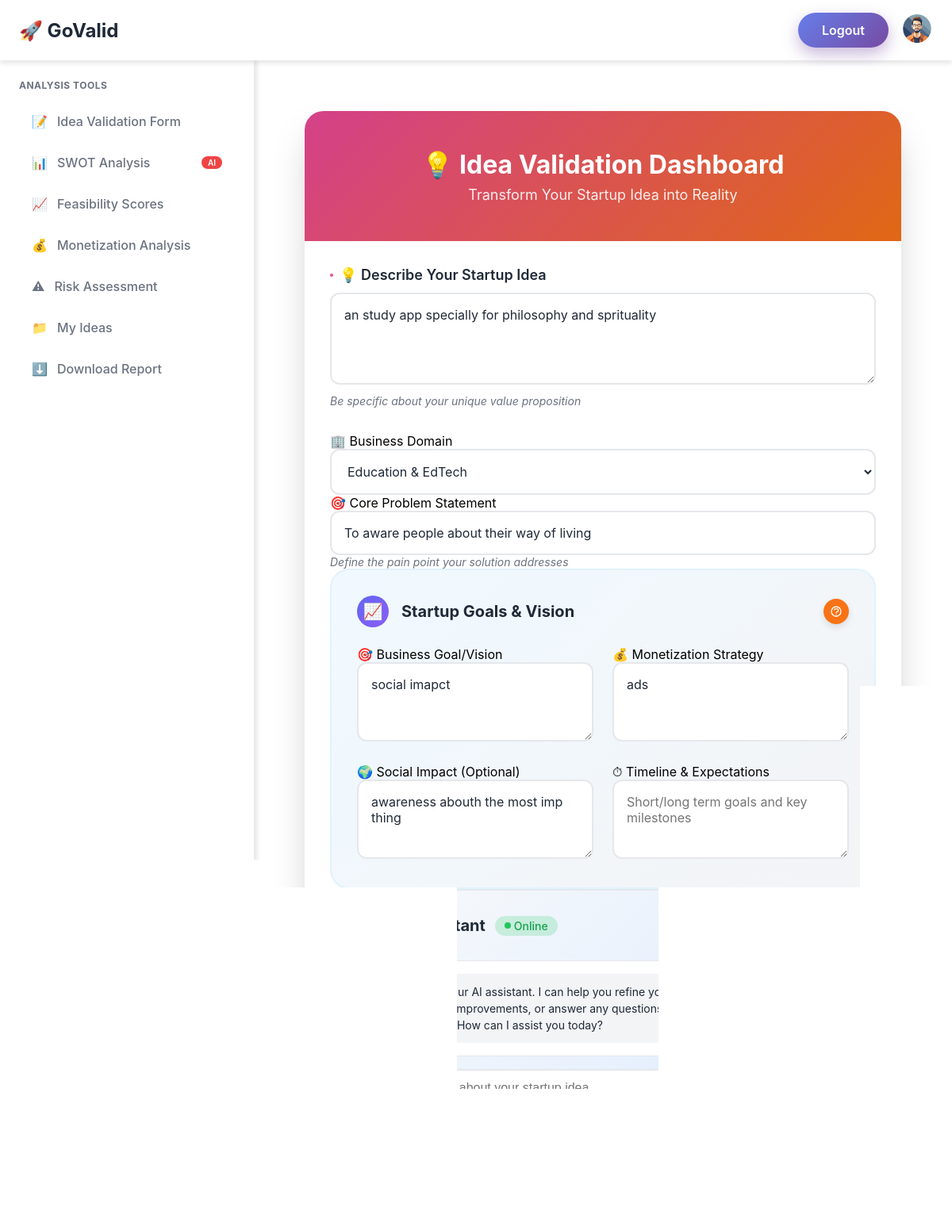
The page /dashboard/update/46/ (signed in) on the database its author committed.
### dashboard/models.py (models this page shows)
class Validate_form(models.Model):
    created_at = models.DateTimeField(auto_now_add=True)  # ✅ keep only this line
    user = models.ForeignKey(User, on_delete=models.CASCADE, null=True)
    startup_idea = models.TextField()
    business_domain = models.CharField(max_length=50, choices=DOMAIN_CHOICES)
    problem_statement = models.TextField()
    business_goal = models.TextField()
    monetization_strategy = models.TextField()
    social_impact = models.TextField()
    timeline = models.TextField()
    feasibility_score = models.CharField(max_length=50, null=True, blank=True)
    feasibility_comment = models.TextField(null=True, blank=True)
    feasibility_level = models.CharField(max_length=50, null=True, blank=True)
    swot_analysis = models.TextField(null=True, blank=True)
    risk_score = models.CharField(max_length=50, null=True, blank=True)
    risk_comment = models.TextField(null=True, blank=True)
    monetization_suggestion = models.TextField(null=True, blank=True)

### dashboard/views.py (the view, shortened to what this page needs)
# urls.py: path('update/<int:id>/', views.update_message, name='update'),
@login_required
def update_message(request, id):
    entry = get_object_or_404(Validate_form, id=id, user=request.user)
    return render(request,"dashboard/update.html",{'entry': entry})

### templates/dashboard/update.html (shortened to what this page needs)
{% extends 'base_dash.html' %}
{% load static %}
{% block head %}
<link rel="stylesheet" href="{% static 'css/dashboard.css' %}">
{% endblock %}
  {% block body %}
        <main class="main-content">
            <div class="content-wrapper">
                <div class="main-card">
                    <div class="hero-header">
                        <div class="hero-content">
                            <h1 class="hero-title">💡 Idea Validation Dashboard</h1>
                            <p class="hero-subtitle">Transform Your Startup Idea into Reality</p>
                        </div>
                    </div>
                    <div class="form-container">
                        <form method="POST">
                            <div class="form-section">
                                <label class="form-label">
                                    <div class="label-dot"></div>
                                    💡 Describe Your Startup Idea
                                </label>
                                <textarea name="startup_idea" class="form-textarea" rows="4" placeholder="Tell us about your innovative startup idea in 3-5 lines. What problem does it solve and how?" required>{{entry.startup_idea }}</textarea>
                                <p class="form-help-text">Be specific about your unique value proposition</p>
                            </div>
                           <div class="space-y-3">
                <label class="field-label">
                    <div class="dot-indicator"></div>🏢 Business Domain
                </label>
                <select name="business_domain" class="form-select" required>
                <option value="edtech" {% if entry.business_domain == "edtech" %}selected{% endif %}>Education & EdTech</option>
                </select>
            </div>
            <div class="space-y-3">
                <label class="field-label">
                    <div class="dot-indicator"></div>🎯 Core Problem Statement
                </label>
                <input type="text" name="problem_statement" value="{{ entry.problem_statement }}" class="form-input" placeholder="What specific problem does your startup solve?" required>
                <p class="helper-text">Define the pain point your solution addresses</p>
            </div>
            <div class="goals-section">
                <div class="goals-header">
                    <div class="goals-title">
                        <div class="goals-icon">📈</div>
                        <h3>Startup Goals & Vision</h3>
                    </div>
                    <button type="button" class="help-button" onclick="showGuide()">
                    </button>
                </div>
                <div class="grid grid-cols-2 space-y-6">
                    <div class="space-y-3">
                        <label class="field-label">
                            <div class="dot-indicator"></div>🎯 Business Goal/Vision
                        </label>
                        <textarea name="business_goal" class="form-textarea" rows="3" placeholder="What's your ultimate business vision?">{{entry.business_goal}}</textarea>
                    </div>
                    <div class="space-y-3">
                        <label class="field-label">
                            <div class="dot-indicator"></div>💰 Monetization Strategy
                        </label>
                        <textarea name="monetization_strategy" class="form-textarea" rows="3" placeholder="How do you plan to generate revenue?">{{entry.monetization_strategy}}</textarea>
                    </div>
                    <div class="space-y-3">
                        <label class="field-label">
                            <div class="dot-indicator"></div>🌍 Social Impact (Optional)
                        </label>
                        <textarea name="social_impact" class="form-textarea" rows="3" placeholder="What positive change will you create?">{{entry.social_impact}}</textarea>
                    </div>
                    <div class="space-y-3">
                        <label class="field-label">
                            <div class="dot-indicator"></div>⏱ Timeline & Expectations
                        </label>
                        <textarea name="timeline" class="form-textarea" rows="3" placeholder="Short/long term goals and key milestones">{{entry.timeline}}</textarea>
                    </div>
                </div>
            </div>
            <div class="ai-section">
                <div class="ai-header">
                    <div class="ai-icon">
                        <svg width="20" height="20" fill="none" stroke="currentColor" viewBox="0 0 24 24">
                            <path stroke-linecap="round" stroke-linejoin="round" stroke-width="2" d="M9.75 17L9 20l-1 1h8l-1-1-.75-3M3 13h18M5 17h14a2 2 0 002-2V5a2 2 0 00-2-2H5a2 2 0 00-2 2v10a2 2 0 002 2z"></path>
                        </svg>
                    </div>
                    <h3 class="ai-title">AI Assistant</h3>
                    <div class="status-indicator">
                        <div class="status-dot"></div>
                        <span class="status-text">Online</span>
                    </div>
                </div>
                <div id="chatMessages" class="chat-messages">
                    <div class="message">
                        <div class="message-avatar">
                            <svg width="16" height="16" fill="none" stroke="currentColor" viewBox="0 0 24 24">
                                <path stroke-linecap="round" stroke-linejoin="round" stroke-width="2" d="M9.75 17L9 20l-1 1h8l-1-1-.75-3M3 13h18M5 17h14a2 2 0 002-2V5a2 2 0 00-2-2H5a2 2 0 00-2 2v10a2 2 0 002 2z"></path>
                            </svg>
                        </div>
                        <div class="message-content">
                            <p class="message-text">Hi! I'm your AI assistant. I can help you refine your startup idea, suggest improvements, or answer any questions about the validation process. How can I assist you today?</p>
                        </div>
                    </div>
                </div>
                <div class="chat-input-container">
                    <input type="text" id="messageInput" class="chat-input" placeholder="Ask me anything about your startup idea..." onkeypress="handleKeyPress(event)">
                    <button type="button" class="chat-send-button" onclick="sendMessageToAI()">
                        <svg width="20" height="20" fill="none" stroke="currentColor" viewBox="0 0 24 24">
                            <path stroke-linecap="round" stroke-linejoin="round" stroke-width="2" d="M12 19l9 2-9-18-9 18 9-2zm0 0v-8"></path>
                        </svg>
                    </button>
                </div>
            </div>
            <div class="submit-container">
                <button type="submit" class="submit-button">
                    <span>🔍 Validate My Idea</span>
                </button>
            </div>
        </form>
    </div>
     {% endblock %}

### static/css/base_dash.css (style rules this page uses)
* { margin: 0; padding: 0; box-sizing: border-box; }
body { font-family: -apple-system, BlinkMacSystemFont, 'Segoe UI', Roboto, sans-serif; background: linear-gradient(135deg, #667eea 0%, #764ba2 50%, #f093fb 100%); min-height: 100vh; overflow-x: hidden; background: url("https://images.unsplash.com/photo-1542281286-9e0a16bb7366?auto=format&fit=crop&w=1740&q=80") no-repeat center center fixed; background-size: cover; backdrop-filter: blur(4px); background-size: cover; background-attachment: fixed; background-position: center; }
.main-content { flex: 1; display: flex; justify-content: center; align-items: flex-start; padding: 2rem; }
@media (min-width: 1024px) { .main-content { padding: 32px; } }
.content-wrapper { max-width: 64rem; margin: 0 auto; }

### rows shown on the page
Validate_form: startup_idea "an study app specially for philosophy and sprituality", business_domain "Education & EdTech", problem_statement "To aware people about their way of living", business_goal "social imapct", monetization_strategy "ads", social_impact "awareness abouth the most imp thing"
